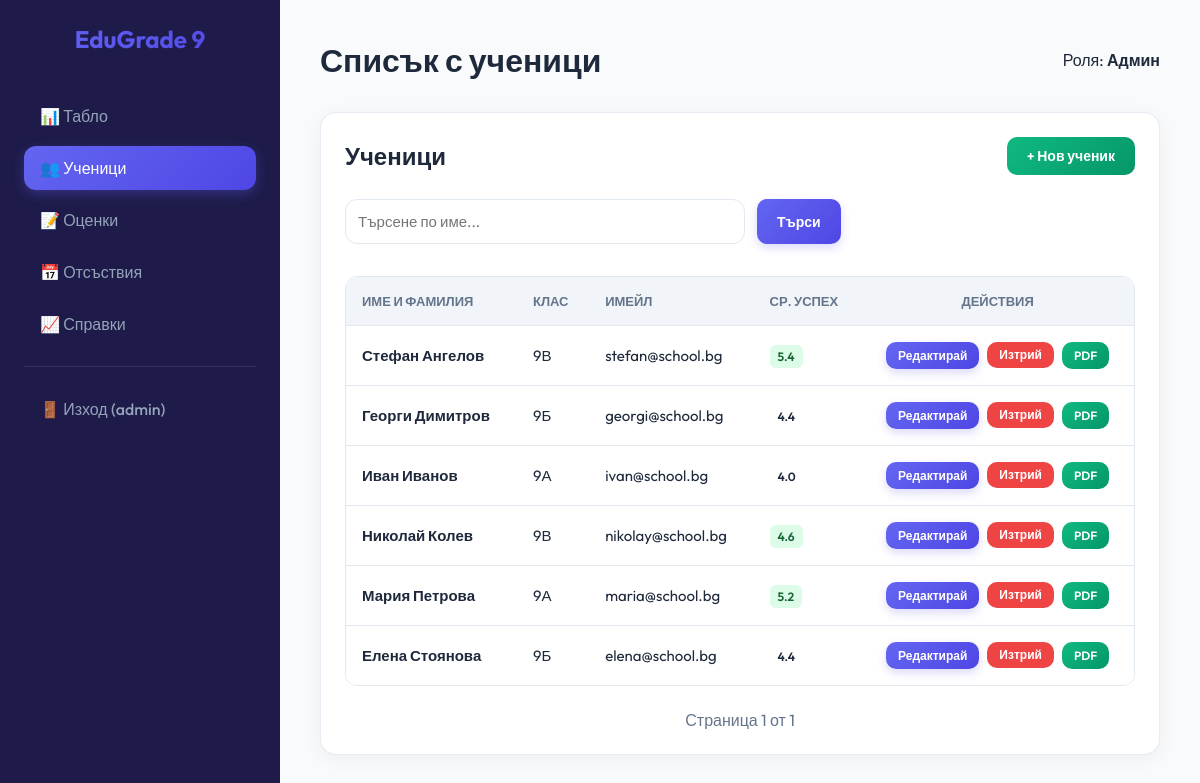
Page /students/ (signed in) on the committed database.
### models.py (models this page shows, shortened)
class User(UserMixin, db.Model):
    __tablename__ = 'users'
    id = db.Column(db.Integer, primary_key=True)
    username = db.Column(db.String(64), unique=True, nullable=False, index=True)
    password_hash = db.Column(db.String(128))
    role = db.Column(db.String(20), nullable=False, default='student') # admin, teacher, student

class Student(db.Model):
    __tablename__ = 'students'
    id = db.Column(db.Integer, primary_key=True)
    first_name = db.Column(db.String(64), nullable=False)
    last_name = db.Column(db.String(64), nullable=False)
    student_class = db.Column(db.String(10), nullable=False) # e.g., '9A'
    email = db.Column(db.String(120), unique=True, index=True)
    grades = db.relationship('Grade', backref='student', lazy='dynamic', cascade='all, delete-orphan')
    absences = db.relationship('Absence', backref='student', lazy='dynamic', cascade='all, delete-orphan')
    @property
    def average_grade(self):
        grades = self.grades.all()
        if not grades:
            return 0.0
        return round(sum(g.grade_value for g in grades) / len(grades), 2)

class Grade(db.Model):
    __tablename__ = 'grades'
    id = db.Column(db.Integer, primary_key=True)
    student_id = db.Column(db.Integer, db.ForeignKey('students.id'), nullable=False)
    subject_id = db.Column(db.Integer, db.ForeignKey('subjects.id'), nullable=False)
    grade_value = db.Column(db.Integer, nullable=False) # 2-6
    date_added = db.Column(db.DateTime, default=datetime.utcnow)

### routes/students.py (the view)
@students_bp.route('/')
@login_required
def list_students():
    page = request.args.get('page', 1, type=int)
    search = request.args.get('search', '')
    query = Student.query
    if search:
        query = query.filter(
            (Student.first_name.ilike(f'%{search}%')) |
            (Student.last_name.ilike(f'%{search}%'))
        )
    students = query.order_by(Student.last_name.asc()).paginate(page=page, per_page=10)
    return render_template('students/list.html', title='Списък с ученици', students=students, search=search)

### templates/students/list.html (shortened to what this page needs)
{% extends 'base.html' %}
{% block content %}
<div class="card">
    <div style="display: flex; justify-content: space-between; align-items: center; margin-bottom: 24px;">
        <h2>Ученици</h2>
        {% if current_user.role in ['admin', 'teacher'] %}
        <a href="{{ url_for('students.add_student') }}" class="btn btn-success">+ Нов ученик</a>
        {% endif %}
    </div>
    <form method="GET" style="display: flex; gap: 12px; margin-bottom: 32px;">
        <input type="text" name="search" value="{{ search }}" placeholder="Търсене по име..."
            style="flex: 1; max-width: 400px; padding: 12px; border-radius: 12px; border: 1px solid #e2e8f0;">
        <button type="submit" class="btn btn-primary">Търси</button>
    </form>
    <div class="table-container">
        <table>
            <thead>
                <tr>
                    <th>Име и Фамилия</th>
                    <th>Клас</th>
                    <th>Имейл</th>
                    <th>Ср. Успех</th>
                    {% if current_user.role in ['admin', 'teacher'] %}
                    <th style="text-align: center;">Действия</th>
                    {% endif %}
                </tr>
            </thead>
            <tbody>
                {% for student in students.items %}
                <tr>
                    <td><strong>{{ student.first_name }} {{ student.last_name }}</strong></td>
                    <td>{{ student.student_class }}</td>
                    <td>{{ student.email }}</td>
                    <td>
                        <span
                            class="badge {{ 'badge-success' if student.average_grade >= 4.5 else 'badge-danger' if student.average_grade < 3 else '' }}">
                            {{ student.average_grade }}
                        </span>
                    </td>
                    {% if current_user.role in ['admin', 'teacher'] %}
                    <td style="text-align: center;">
                        <div style="display: flex; gap: 8px; justify-content: center;">
                            <a href="{{ url_for('students.edit_student', id=student.id) }}" class="btn btn-primary"
                                style="padding: 6px 12px; font-size: 12px;">Редактирай</a>
                            {% if current_user.role == 'admin' %}
                            <form action="{{ url_for('students.delete_student', id=student.id) }}" method="POST"
                                style="display:inline;">
                                <button type="submit" class="btn btn-danger" style="padding: 6px 12px; font-size: 12px;"
                                    onclick="return confirm('Наистина ли искате да изтриете този ученик?')">Изтрий</button>
                            </form>
                            {% endif %}
                            <a href="{{ url_for('reports.student_report_pdf', id=student.id) }}" class="btn btn-success"
                                style="padding: 6px 12px; font-size: 12px;">PDF</a>
                        </div>
                    </td>
                    {% endif %}
                </tr>
                {% endfor %}
            </tbody>
        </table>
    </div>
    <div style="margin-top: 24px; display: flex; justify-content: center; gap: 20px; align-items: center;">
        <span style="color: var(--text-muted);">Страница {{ students.page }} от {{ students.pages }}</span>
    </div>
</div>
{% endblock %}

### templates/base.html (shortened to what this page needs)
<!DOCTYPE html>
<html lang="bg">
<head>
    <link rel="stylesheet" href="{{ url_for('static', filename='css/style.css') }}">
</head>
<body>
    <div class="sidebar">
        <div class="logo">EduGrade 9</div>
        <nav>
            <ul>
                <li><a href="{{ url_for('index') }}" class="{{ 'active' if request.endpoint == 'index' else '' }}">📊
                        Табло</a></li>
                <li><a href="{{ url_for('students.list_students') }}"
                        class="{{ 'active' if 'students' in request.endpoint else '' }}">👥 Ученици</a></li>
                <li><a href="{{ url_for('grades.list_grades') }}"
                        class="{{ 'active' if 'grades' in request.endpoint else '' }}">📝 Оценки</a></li>
                <li><a href="{{ url_for('absences.list_absences') }}"
                        class="{{ 'active' if 'absences' in request.endpoint else '' }}">📅 Отсъствия</a></li>
                <li><a href="{{ url_for('reports.dashboard') }}"
                        class="{{ 'active' if 'reports' in request.endpoint else '' }}">📈 Справки</a></li>
                <hr style="margin: 20px 0; border: none; border-top: 1px solid rgba(255,255,255,0.1);">
                {% if current_user.is_authenticated %}
                <li><a href="{{ url_for('auth.logout') }}">🚪 Изход ({{ current_user.username }})</a></li>
                {% else %}
                <li><a href="{{ url_for('auth.login') }}"
                        class="{{ 'active' if 'auth.login' in request.endpoint else '' }}">🔑 Вход</a></li>
                <li><a href="{{ url_for('auth.register') }}"
                        class="{{ 'active' if 'auth.register' in request.endpoint else '' }}">📝 Регистрация</a></li>
                {% endif %}
            </ul>
        </nav>
    </div>
    <div class="main-content">
        <header>
            <h1>{{ title or "Начало" }}</h1>
            <div class="user-meta">
                {% if current_user.is_authenticated %}
                <span>Роля: <strong>{{ "Админ" if current_user.role == 'admin' else "Учител" if current_user.role ==
                        'teacher' else "Ученик" }}</strong></span>
                {% endif %}
            </div>
        </header>
        {% block content %}{% endblock %}
    </div>
</body>
</html>

### static/css/style.css (style rules this page uses)
:root { --primary-gradient: linear-gradient(135deg, #6366f1 0%, #4f46e5 100%); --secondary-gradient: linear-gradient(135deg, #10b981 0%, #059669 100%); --surface-color: #ffffff; --bg-color: #f8fafc; --text-main: #1e293b; --text-muted: #64748b; --sidebar-color: #1e1b4b; --accent-color: #6366f1; --danger: #ef4444; --warning: #f59e0b; --success: #10b981; --sidebar-width: 280px; --card-shadow: 0 4px 20px rgba(0, 0, 0, 0.05); --border-radius: 16px; }
* { box-sizing: border-box; margin: 0; padding: 0; }
body { font-family: 'Outfit', sans-serif; background-color: var(--bg-color); color: var(--text-main); display: flex; min-height: 100vh; }
.sidebar { width: var(--sidebar-width); height: 100vh; background-color: var(--sidebar-color); color: white; position: fixed; padding: 24px; display: flex; flex-direction: column; z-index: 1000; }
.sidebar .logo { font-size: 24px; font-weight: 700; margin-bottom: 40px; text-align: center; background: var(--primary-gradient); -webkit-background-clip: text; -webkit-text-fill-color: transparent; }
.sidebar nav ul { list-style: none; }
.sidebar nav ul li { margin-bottom: 8px; }
.sidebar nav ul li a { display: flex; align-items: center; padding: 12px 16px; color: #94a3b8; text-decoration: none; border-radius: 12px; transition: all 0.3s ease; font-weight: 500; }
.sidebar nav ul li a:hover, .sidebar nav ul li a.active { background: rgba(99, 102, 241, 0.1); color: white; }
.sidebar nav ul li a.active { background: var(--primary-gradient); color: white; box-shadow: 0 4px 12px rgba(99, 102, 241, 0.3); }
.main-content { margin-left: var(--sidebar-width); padding: 40px; flex: 1; max-width: calc(100% - var(--sidebar-width)); }
header { margin-bottom: 32px; display: flex; justify-content: space-between; align-items: center; }
h1, h2, h3 { font-weight: 700; color: var(--text-main); }
.card { background: var(--surface-color); border-radius: var(--border-radius); padding: 24px; box-shadow: var(--card-shadow); margin-bottom: 24px; border: 1px solid rgba(226, 232, 240, 0.8); transition: transform 0.3s ease; }
.table-container { overflow-x: auto; border-radius: 12px; border: 1px solid #e2e8f0; }
table { width: 100%; border-collapse: collapse; background: white; }
th { background-color: #f1f5f9; padding: 16px; text-align: left; font-size: 13px; font-weight: 600; text-transform: uppercase; color: var(--text-muted); }
td { padding: 16px; border-top: 1px solid #e2e8f0; font-size: 15px; }
.btn { display: inline-flex; align-items: center; justify-content: center; padding: 10px 20px; border-radius: 10px; font-weight: 600; font-size: 14px; cursor: pointer; transition: all 0.3s ease; text-decoration: none; border: none; gap: 8px; }
.btn-primary { background: var(--primary-gradient); color: white; box-shadow: 0 4px 10px rgba(79, 70, 229, 0.2); }
.btn-success { background: var(--secondary-gradient); color: white; }
.btn-danger { background: var(--danger); color: white; }
input[type="text"], input[type="password"], input[type="email"], select, input[type="number"], input[type="date"] { width: 100%; padding: 12px 16px; border-radius: 10px; border: 1px solid #e2e8f0; font-family: inherit; font-size: 15px; transition: all 0.3s ease; }
.badge { padding: 4px 8px; border-radius: 6px; font-size: 12px; font-weight: 600; }
.badge-success { background: #dcfce7; color: #166534; }

### rows in the picture
User: username "admin", role "Админ"
Student: first_name "Стефан", last_name "Ангелов", student_class "9В", email "stefan@school.bg", average_grade "5.4"
Student: first_name "Георги", last_name "Димитров", student_class "9Б", email "georgi@school.bg", average_grade "4.4"
Student: first_name "Иван", last_name "Иванов", student_class "9А", email "ivan@school.bg", average_grade "4.0"
Student: first_name "Николай", last_name "Колев", student_class "9В", email "nikolay@school.bg", average_grade "4.6"
Student: first_name "Мария", last_name "Петрова", student_class "9А", email "maria@school.bg", average_grade "5.2"
Student: first_name "Елена", last_name "Стоянова", student_class "9Б", email "elena@school.bg", average_grade "4.4"

### other values in the picture
{{ title or "Начало" }} "Списък с ученици"
{{ students.page }} "1"
{{ students.pages }} "1"
